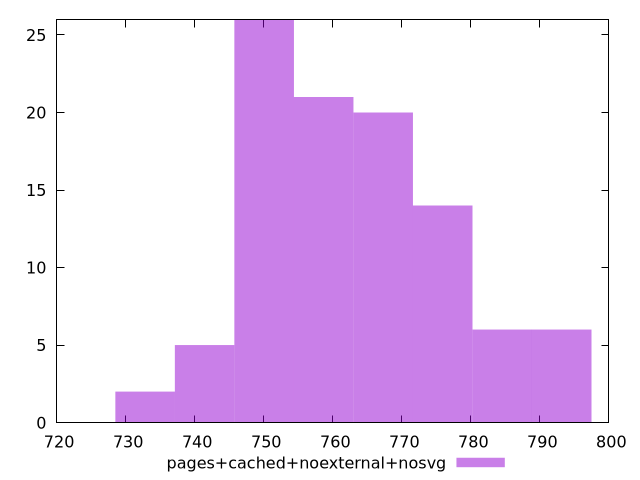

The script that saved this image:
$_pagesCachedNoexternalNosvg <<EOF
750.0632671915471 26
758.6846840558178 21
775.9275177843591 14
784.5489346486297 6
741.4418503272765 5
767.3061009200885 20
793.1703515129004 6
732.8204334630059 2
EOF
set key outside below
set terminal pngcairo
set output "report_00005_2020-11-02T22-26-11.212Z/mainthread-work-breakdown/pages+cached+noexternal+nosvg//raw_hist.png"
set yrange [0:26]
set boxwidth 8.621416864270657
set style fill transparent solid 0.5 noborder
plot $_pagesCachedNoexternalNosvg title "pages+cached+noexternal+nosvg" with boxes ,
